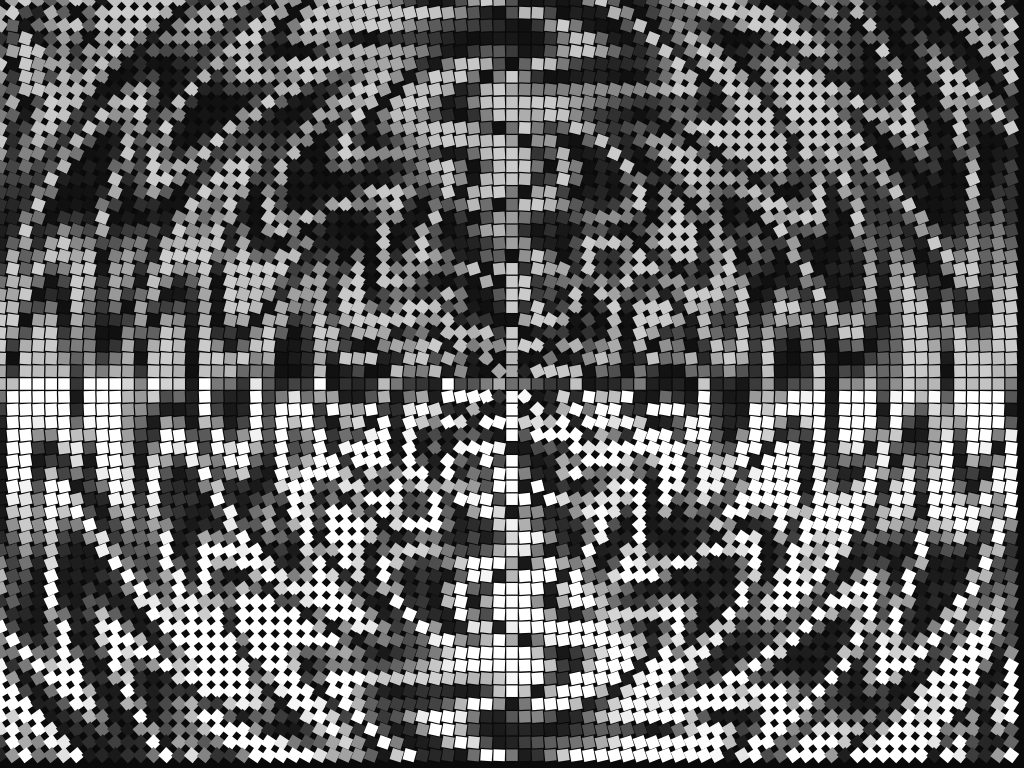
Frame 1 (no input)
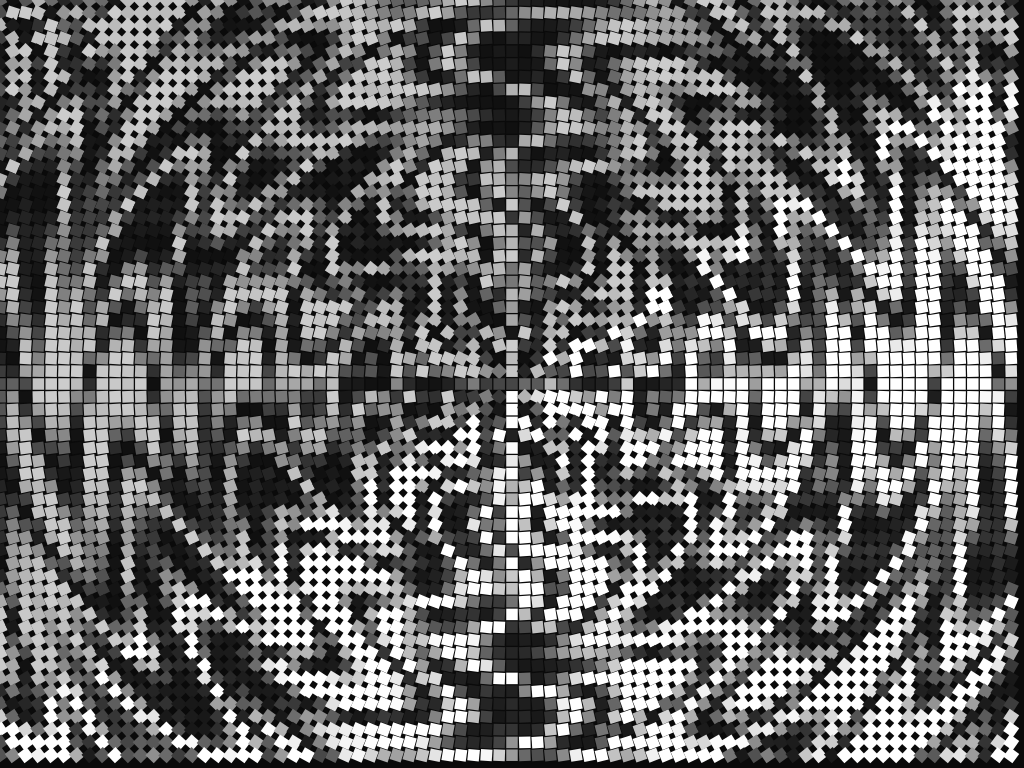
Frame 60 (no input)
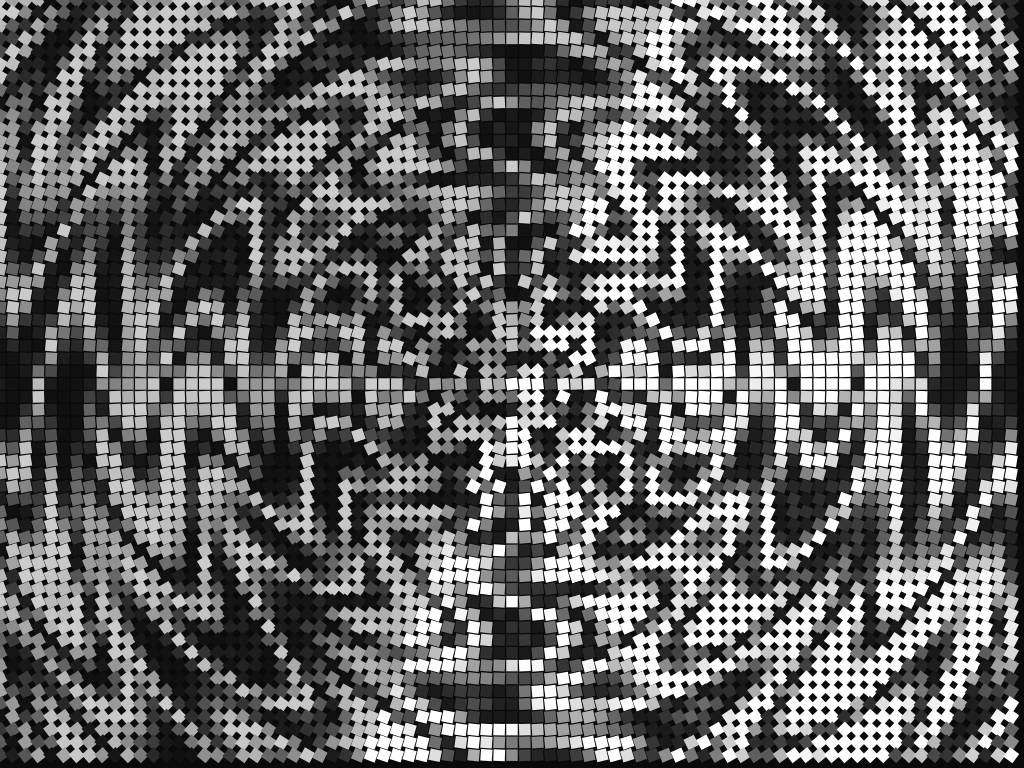
Frame 120 (the mouse pressed at the canvas centre since frame 60)

The p5.js sketch that drew these frames (run headless with seeded random() and noise() and a simulated clock; from frame 60 on, the mouse is pressed at the canvas centre):

// p5.js sketch
// ── sketch.js
let cols = 80;
let rows = 60;
let cellW, cellH;
let time = 0;

let singularities = [];

let prevMouseX, prevMouseY;
let mouseVelocity = 0;

function setup() {
  createCanvas(1024, 768);
  cellW = width / cols;
  cellH = height / rows;
  rectMode(CENTER);
  noStroke();
  prevMouseX = mouseX;
  prevMouseY = mouseY;
}

function draw() {
  background(10);
  translate(width / 2, height / 2);

  // --- Mouse dynamics ---
  let mx = mouseX - width / 2;
  let my = mouseY - height / 2;

  let dx = mouseX - prevMouseX;
  let dy = mouseY - prevMouseY;
  mouseVelocity = sqrt(dx * dx + dy * dy);
  prevMouseX = mouseX;
  prevMouseY = mouseY;

  // Smaller live vortex
  let liveVortexRadius = 100;
  let liveVortexStrength = 2.5 + mouseVelocity * 0.05;

  for (let y = -rows / 2; y < rows / 2; y++) {
    for (let x = -cols / 2; x < cols / 2; x++) {

      let px = x * cellW;
      let py = y * cellH;

      let r = sqrt(px * px + py * py);
      let a = atan2(py, px);

      // --- Base illusion field ---
      let angularWarp = sin(a * 6 + r * 0.01 + time) * 0.8;
      let radialWave = sin(r * 0.05 - time * 2);
      let drift = sin(a * 8 + radialWave * 2);

      let totalVortex = 0;

      // --- LIVE MOUSE VORTEX ---
      let distToMouse = dist(px, py, mx, my);

      if (distToMouse < liveVortexRadius) {
        let falloff = exp(-pow(distToMouse / liveVortexRadius, 2));
        let angleToMouse = atan2(py - my, px - mx);

        totalVortex += falloff * liveVortexStrength *
                       sin(angleToMouse * 4 + time * 2);

        // Tighter inversion core
        if (distToMouse < liveVortexRadius * 0.2) {
          drift *= -1;
        }
      }

      // --- PERMANENT SINGULARITIES ---
      for (let s of singularities) {

        let d = dist(px, py, s.x, s.y);

        if (d < s.radius) {

          let fall = exp(-pow(d / s.radius, 2));
          let ang = atan2(py - s.y, px - s.x);

          totalVortex += fall * s.strength *
                         sin(ang * 4 + time * s.spin);

          // Tighter inversion core
          if (d < s.radius * 0.2) {
            drift *= -1;
          }
        }
      }

      let phase = drift + angularWarp + totalVortex;

      let brightness = map(sin(phase * 3), -1, 1, 20, 255);

      // Asymmetric luminance for drift illusion
      let asym = (sin(a + time * 0.5) > 0) ? 1.2 : 0.8;
      brightness *= asym;

      fill(brightness);

      push();
      translate(px, py);
      rotate(a + totalVortex * 0.2);
      rect(0, 0, cellW * 0.9, cellH * 0.9);
      pop();
    }
  }

  time += 0.02;
}

function mousePressed() {
  singularities.push({
    x: mouseX - width / 2,
    y: mouseY - height / 2,
    radius: random(75, 130),   // Half-size range
    strength: random(2, 4),
    spin: random(1.5, 3.5)
  });
}
